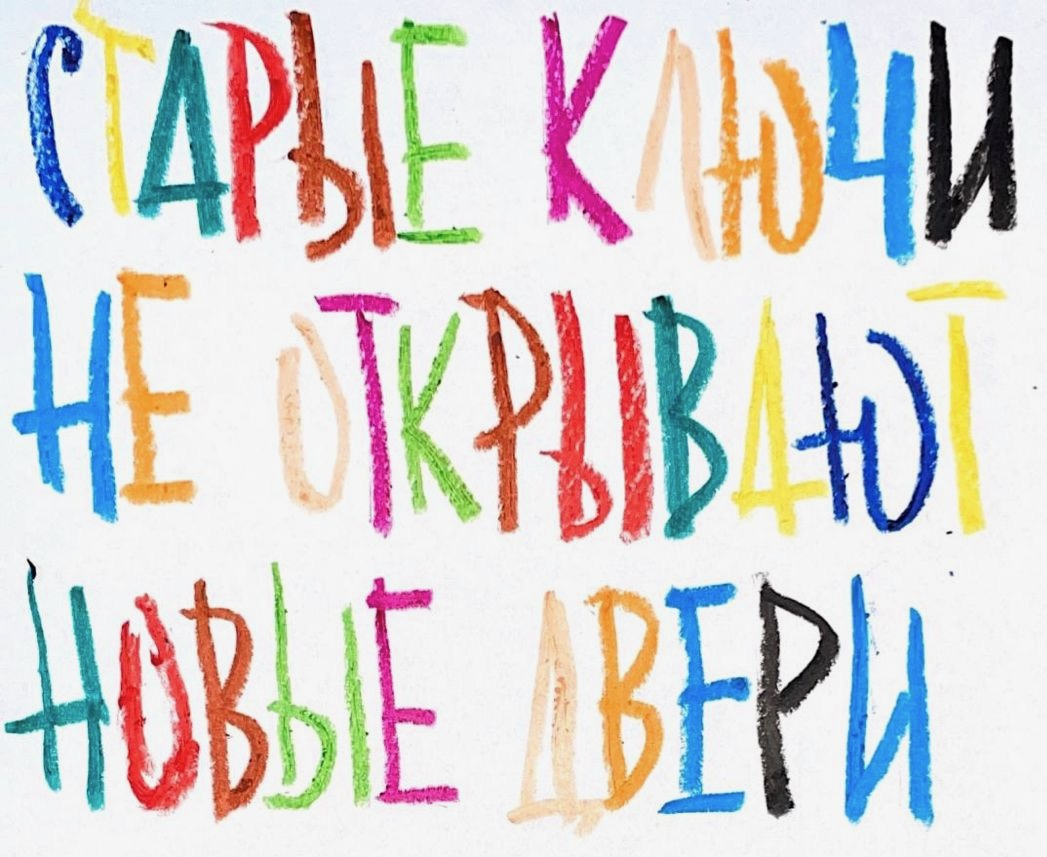
#> input picture image.jpg, 1047 x 857 px
$ python main.py
#> lines starting #> are read from the running program, lines starting #| are printed output that depends on the picture; after the words box and inside, x2 and y2 are one past the last pixel; in counts of white or black regions, pixels touching at a corner belong together
import cv2
import numpy as np

# Загрузка изображения
image = cv2.imread('image.jpg')
#> image is the input picture: shape (857, 1047, 3); mean B, G, R 209.8, 210.9, 215.5
new_image = np.zeros(image.shape, dtype='uint8')

# Преобразование в оттенки серого
gray_image = cv2.cvtColor(image, cv2.COLOR_BGR2GRAY)
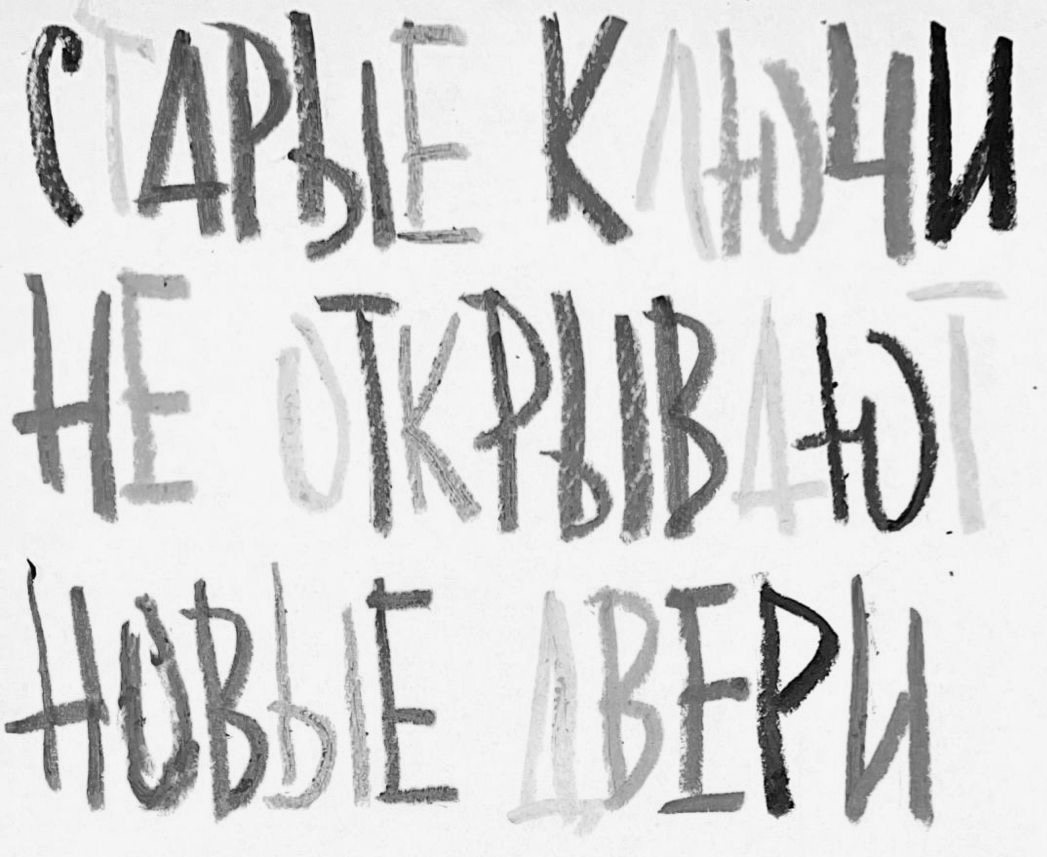
#> gray_image: shape (857, 1047); min 0, max 255, mean 212.1
gray_image = cv2.GaussianBlur(gray_image, (1, 1), 0)

gray_image = cv2.Canny(gray_image, 30, 70)
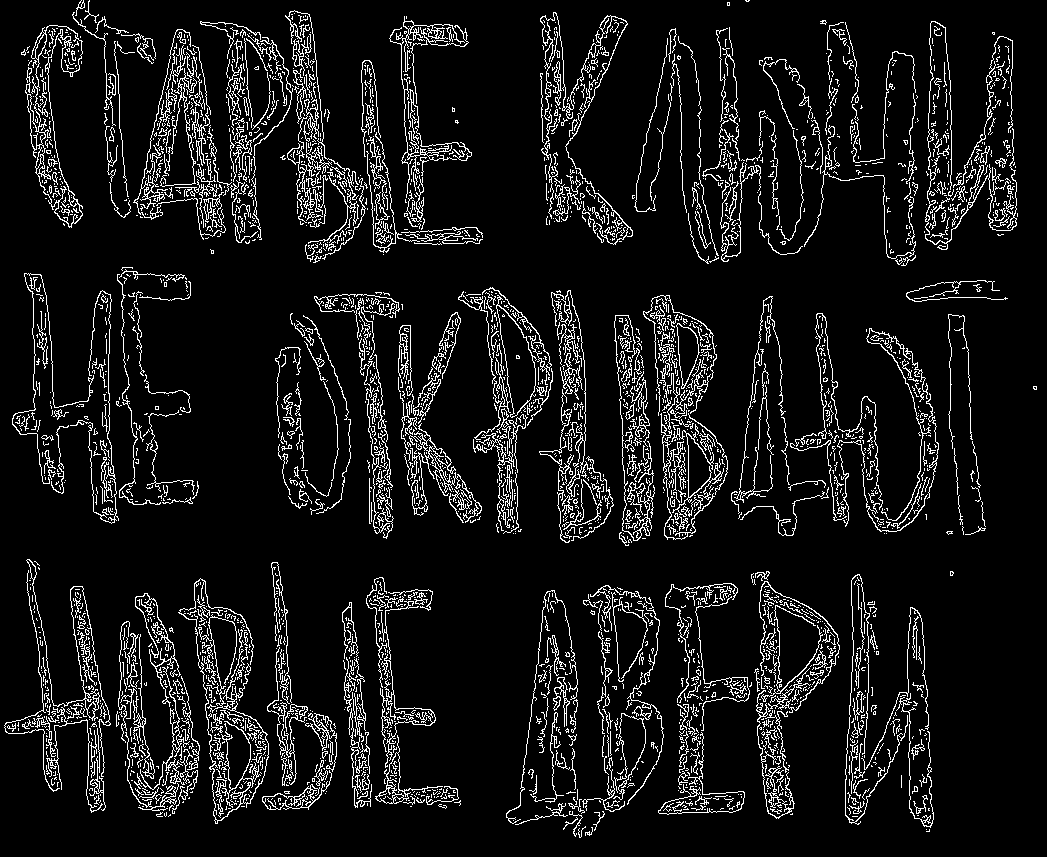
#> gray_image: shape (857, 1047); 8.7% white in thin lines or dots

# Находим контуры
contours, hierarchy = cv2.findContours(gray_image, cv2.RETR_LIST, cv2.CHAIN_APPROX_SIMPLE)
#> contours = 3533 contours, 3226 with area under 20; largest, box (x1, y1, x2, y2) and area: (25, 25, 83, 228) 4551, (34, 25, 83, 227) 3545, (496, 295, 537, 418) 2274, (496, 305, 536, 418) 2214, (676, 323, 700, 389) 876

# Определяем количество горизонтальных областей
num_sections = 3

# Получаем размеры изображения
height, _, _ = image.shape
#> height = 857

# Вычисляем высоту каждой секции
section_height = height // num_sections
#> section_height = 285

# Определяем верхние и нижние границы каждой секции
section_boundaries = [(i * section_height, (i + 1) * section_height) for i in range(num_sections)]
#> section_boundaries = [(0, 285), (285, 570), (570, 855)]

# Разделяем контуры на три набора соответствующих трем горизонтальным областям
contours_by_section = [[] for _ in range(num_sections)]
#> contours_by_section = [[], [], []]
for contour in contours:
    # Находим центр контура
    M = cv2.moments(contour)
    if M["m00"] != 0:
        cX = int(M["m10"] / M["m00"])
        cY = int(M["m01"] / M["m00"])
    else:
        cX, cY = 0, 0

    # Определяем секцию, к которой относится центр контура
    section_index = min(max(cY // section_height, 0), num_sections - 1)

    # Добавляем контур в соответствующий набор
    contours_by_section[section_index].append(contour)
#> this loop made 3533 passes
#> (contour, cX, cY, section_index) on passes 1, 3, 8, 12, 14, 15, 16, 21, 22, 23, 28: ([[587, 833], [588, 832], [589, 833], [588, 834]], 588, 833, 2), ([[926, 829]], 0, 0, 0), ([[513, 820]], 0, 0, 0), ([[852, 816], [857, 816]], 0, 0, 0), ([[917, 815], [918, 815]], 0, 0, 0), ([[170, 814], [168, 816], [169, 815], [170, 815]], 169, 814, 2), ([[792, 813], [791, 814], [790, 814], [792, 814]], 791, 813, 2), ([[789, 810], [790, 809], [791, 810], [790, 811]], 790, 810, 2), ([[711, 809], [712, 809]], 0, 0, 0), ([[704, 809], [705, 809]], 0, 0, 0), ([[721, 808], [720, 809], [721, 808], [723, 808]], 0, 0, 0)
#> (cX, cY, section_index) on passes 2, 4, 5, 6, 7, 9: (928, 830, 2), (588, 832, 2), (580, 831, 2), (926, 823, 2), (923, 821, 2), (215, 820, 2)

#  Уникальный цвет для каждой секции
colors = [(255, 0, 0), (0, 255, 0), (0, 0, 255)]

# Рисуем контуры с разными цветами для каждой секции
for i, contours_in_section in enumerate(contours_by_section):
    color = colors[i % len(colors)]  # Выбираем уникальный цвет для текущей секции
    cv2.drawContours(new_image, contours_in_section, -1, color, 1)  # Рисуем контуры текущей секции
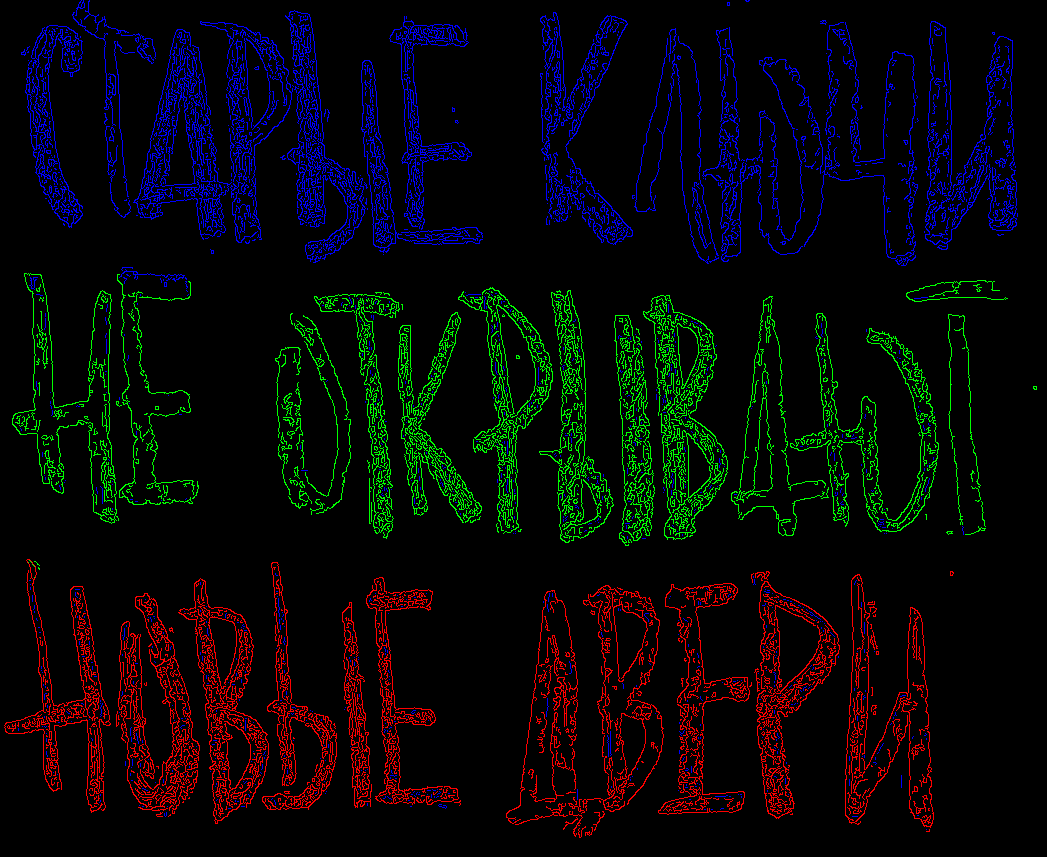
#> new_image: shape (857, 1047, 3); mean of channels 0, 1, 2 8.1, 6.8, 7.2; drawn as B, G, R

# Сохраняем изображение в файл
cv2.imwrite('result.jpg', new_image)

cv2.imshow('result', new_image)
cv2.waitKey(0)
cv2.destroyAllWindows()
